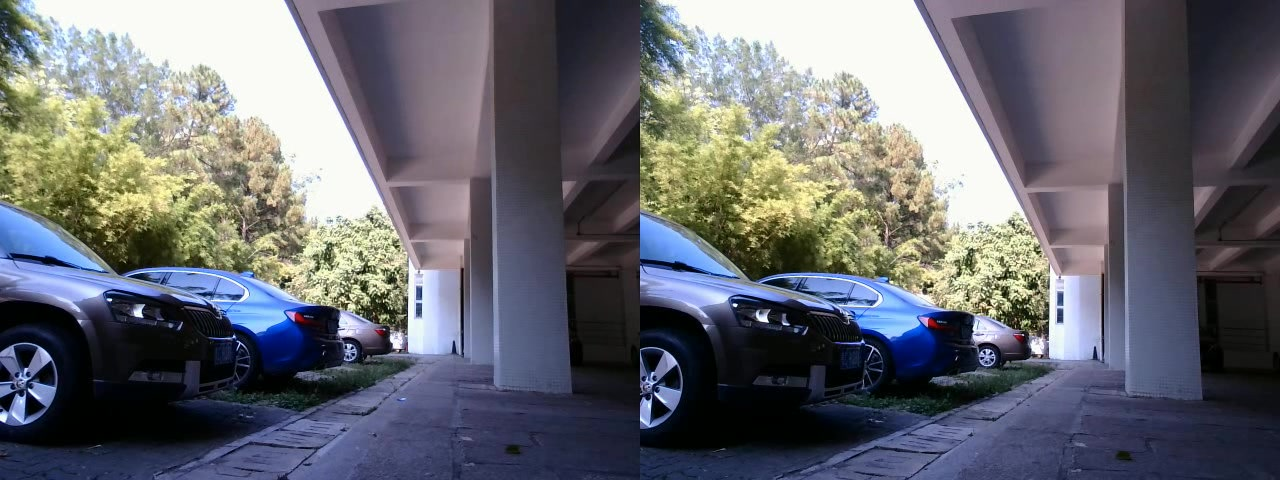
#> input picture SGBM/yojuh-wewwn-004.jpg, 1280 x 480 px
$ python sgbm_img.py   (older library calls are emulated)
#> lines starting #> are read from the running program, lines starting #| are printed output that depends on the picture
import cv2
import numpy as np

# 左镜头的内参，如焦距
left_camera_matrix = np.array([[516.5066236,-1.444673028,320.2950423],[0,516.5816117,270.7881873],[0.,0.,1.]])
right_camera_matrix = np.array([[511.8428182,1.295112628,317.310253],[0,513.0748795,269.5885026],[0.,0.,1.]])


# 畸变系数,K1、K2、K3为径向畸变,P1、P2为切向畸变
# left_distortion = np.array([[-0.154511565,0.325173292, 0.006934081,0.017466934, -0.340007548]])
left_distortion = np.array([[-0.046645194,0.077595167, 0.012476819,-0.000711358,0]])
# right_distortion = np.array([[-0.192887524,0.706728768, 0.004233541,0.021340116,-1.175486913]])
right_distortion = np.array([[-0.061588946,0.122384376,0.011081232,-0.000750439,0]])

# 旋转矩阵
R = np.array([[0.999911333,-0.004351508,0.012585312],
              [0.004184066,0.999902792,0.013300386],
              [-0.012641965,-0.013246549,0.999832341]])
# 平移矩阵
T = np.array([-120.3559901,-0.188953775,-0.662073075])
size = (640, 480)

R1, R2, P1, P2, Q, validPixROI1, validPixROI2 = cv2.stereoRectify(left_camera_matrix, left_distortion,
                                                                  right_camera_matrix, right_distortion, size, R,
                                                                  T)
# 校正查找映射表,将原始图像和校正后的图像上的点一一对应起来
left_map1, left_map2 = cv2.initUndistortRectifyMap(left_camera_matrix, left_distortion, R1, P1, size, cv2.CV_16SC2)
right_map1, right_map2 = cv2.initUndistortRectifyMap(right_camera_matrix, right_distortion, R2, P2, size, cv2.CV_16SC2)

print(Q)

# -*- coding: utf-8 -*-
import numpy as np
import cv2
# import camera_configs
import random
import math

WIN_NAME = 'Deep disp'
cv2.namedWindow(WIN_NAME, cv2.WINDOW_AUTOSIZE)

frame = cv2.imread("yojuh-wewwn-004.jpg")
#> frame is the input picture: shape (480, 1280, 3); mean B, G, R 112.2, 105.6, 104.4
img_color = cv2.cvtColor(frame, cv2.COLOR_BGR2RGB)
frame1 = frame[0:480, 0:640]
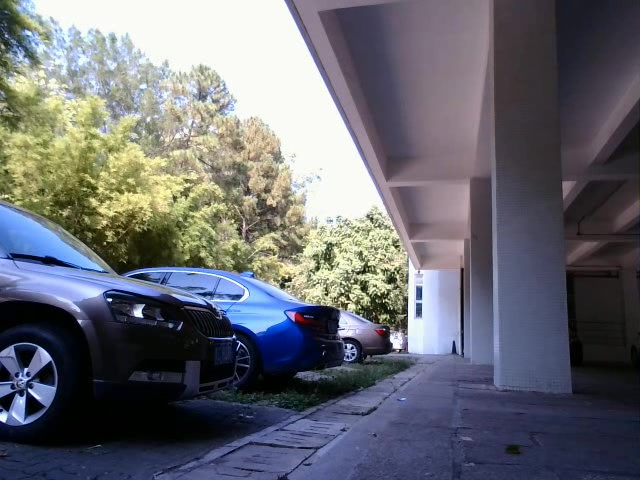
#> frame1: shape (480, 640, 3); mean B, G, R 113.3, 106, 104.6
frame2 = frame[0:480, 640:1280]  # 割开双目图像
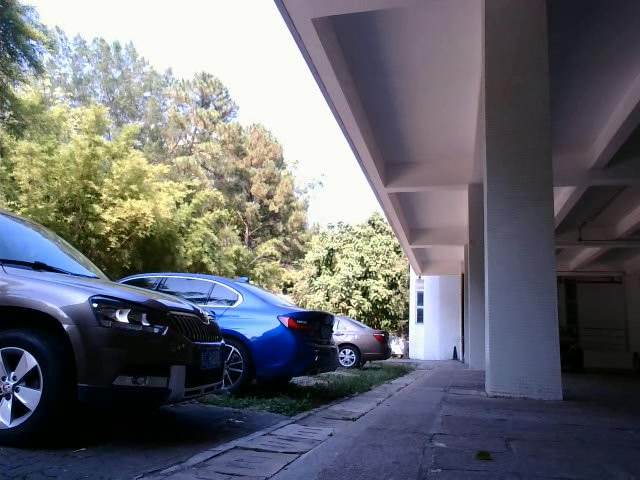
#> frame2: shape (480, 640, 3); mean B, G, R 111.1, 105.3, 104.1

imgL = cv2.cvtColor(frame1, cv2.COLOR_BGR2GRAY)  # 将BGR格式转换成灰度图片
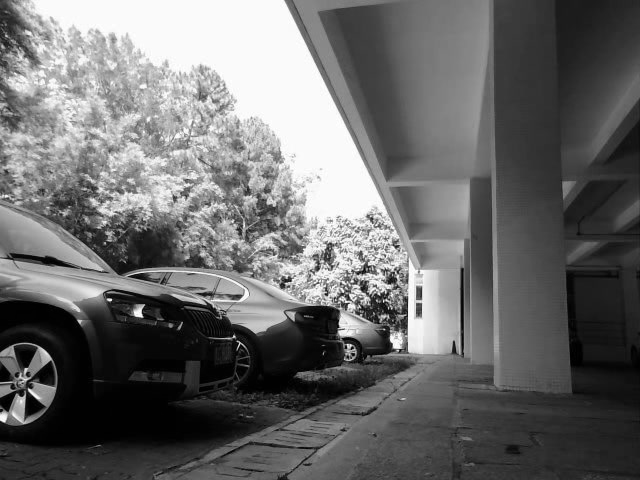
#> imgL: shape (480, 640); min 0, max 255, mean 106.4
imgR = cv2.cvtColor(frame2, cv2.COLOR_BGR2GRAY)


# cv2.remap 重映射，就是把一幅图像中某位置的像素放置到另一个图片指定位置的过程。
# 依据MATLAB测量数据重建无畸变图片
img1_rectified = cv2.remap(imgL, left_map1, left_map2, cv2.INTER_LINEAR)
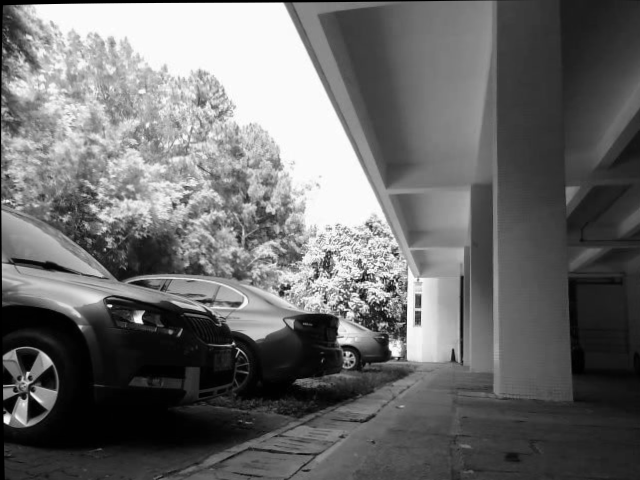
#> img1_rectified: shape (480, 640); min 0, max 254, mean 106.8
img2_rectified = cv2.remap(imgR, right_map1, right_map2, cv2.INTER_LINEAR)
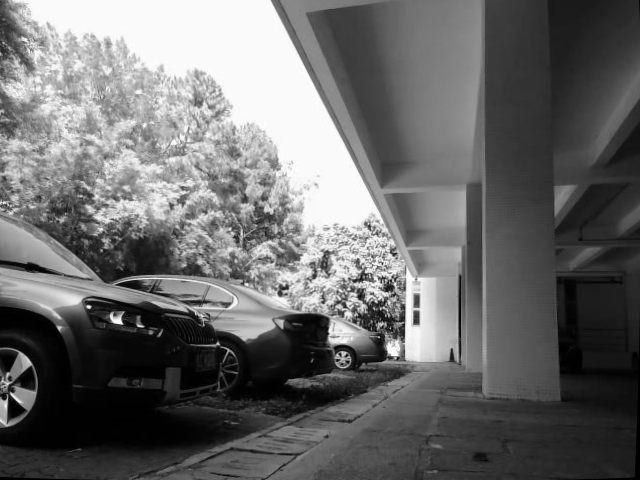
#> img2_rectified: shape (480, 640); min 0, max 255, mean 106

imageL = cv2.cvtColor(img1_rectified, cv2.COLOR_GRAY2BGR)
imageR = cv2.cvtColor(img2_rectified, cv2.COLOR_GRAY2BGR)

# SGBM-室外
blockSize = 8
img_channels = 3
stereo = cv2.StereoSGBM_create(minDisparity=1,
                               numDisparities=64,
                               blockSize=blockSize,
                               P1=8 * img_channels * blockSize * blockSize,
                               P2=32 * img_channels * blockSize * blockSize,
                               disp12MaxDiff=-1,
                               preFilterCap=1,
                               uniquenessRatio=10,
                               speckleWindowSize=100,
                               speckleRange=100,
                               mode=cv2.STEREO_SGBM_MODE_HH)

disparity = stereo.compute(img1_rectified, img2_rectified)  # 计算视差
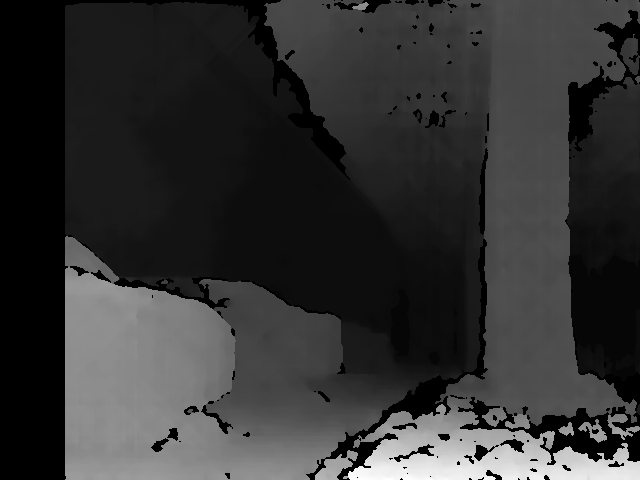
#> disparity: shape (480, 640) int16; min 0, max 625, mean 126.4; drawn with min black and max white
print(disparity)
#> (printed output is left out)

disp = cv2.normalize(disparity, disparity, alpha=0, beta=255, norm_type=cv2.NORM_MINMAX, dtype=cv2.CV_8U)  # 归一化函数算法

dis_color = disparity
dis_color = cv2.normalize(dis_color, None, alpha=0, beta=255, norm_type=cv2.NORM_MINMAX, dtype=cv2.CV_8U)
dis_color = cv2.applyColorMap(dis_color, 2)
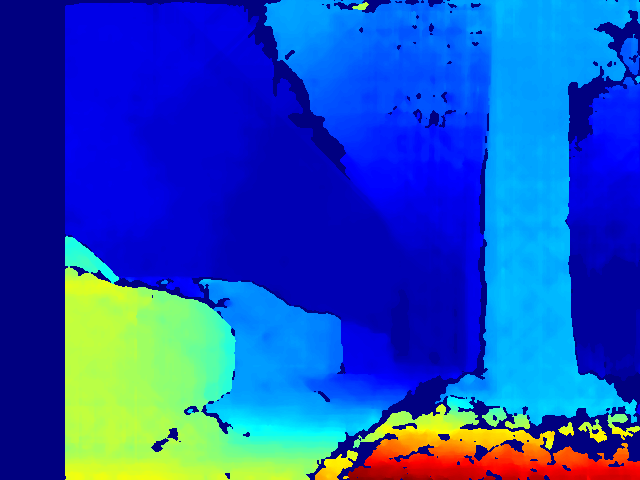
#> dis_color: shape (480, 640, 3); mean B, G, R 187.1, 76.2, 28.3
cv2.imshow("depth", dis_color)
#
# cv2.imshow("left", frame1)
cv2.imshow(WIN_NAME, disp)  # 显示深度图的双目画面
cv2.waitKey()
# 销毁内存
cv2.destroyAllWindows()

$ run again, with SGBM/yojuh-wewwn-005.jpg copied over SGBM/yojuh-wewwn-004.jpg
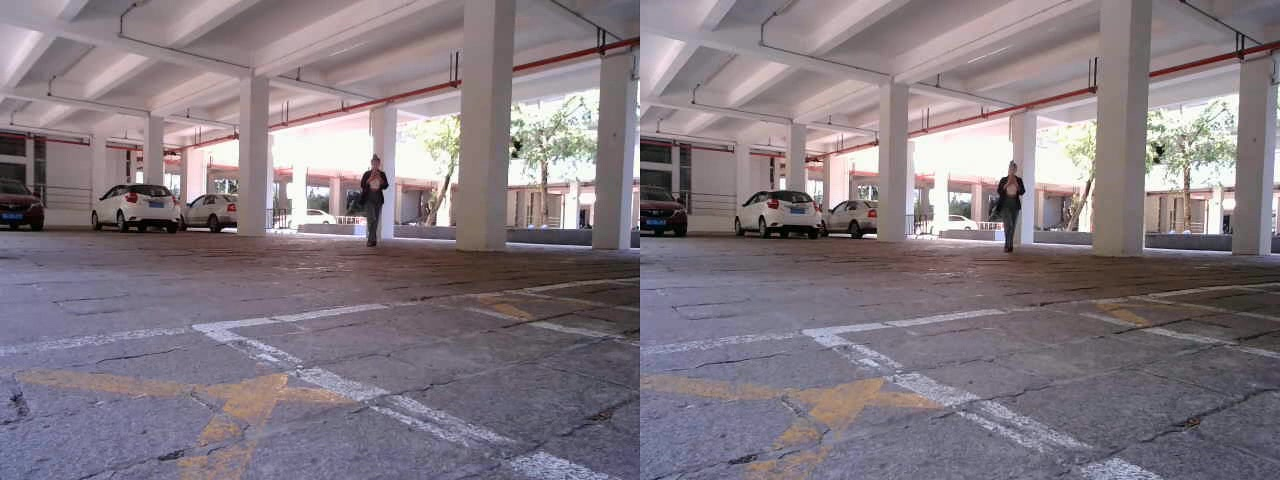
#> input picture SGBM/yojuh-wewwn-005.jpg, 1280 x 480 px
#> frame is the input picture: shape (480, 1280, 3); mean B, G, R 129.6, 122, 132
#> `disparity = stereo.compute(img1_rectified, img2_rectified)`:
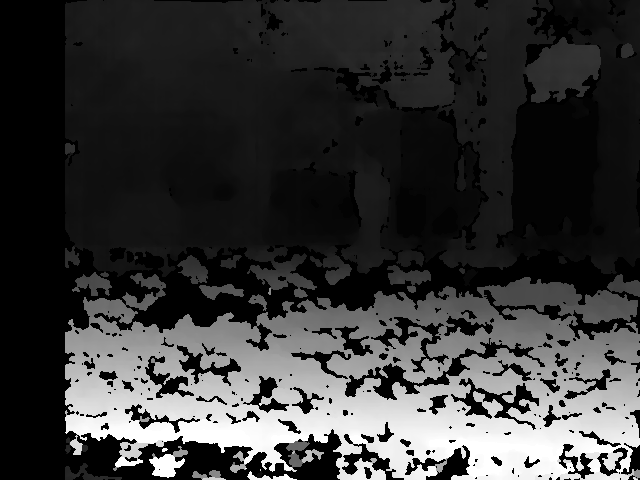
#> disparity: shape (480, 640) int16; min 0, max 1024, mean 223.5; drawn with min black and max white
#> (printed output is left out)
#> `dis_color = cv2.applyColorMap(dis_color, 2)`:
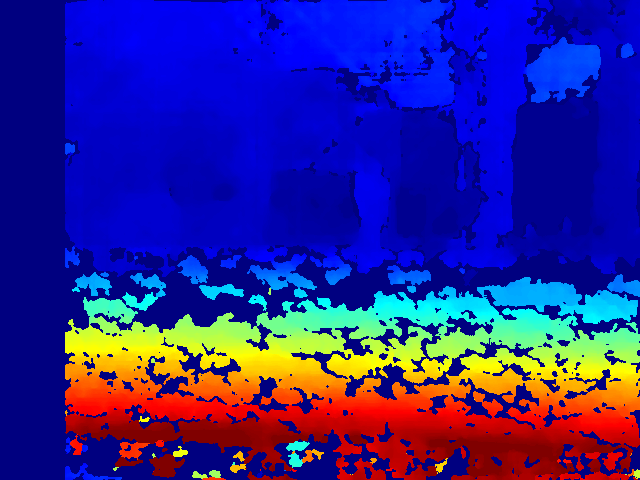
#> dis_color: shape (480, 640, 3); mean B, G, R 146.8, 35.7, 44.2
